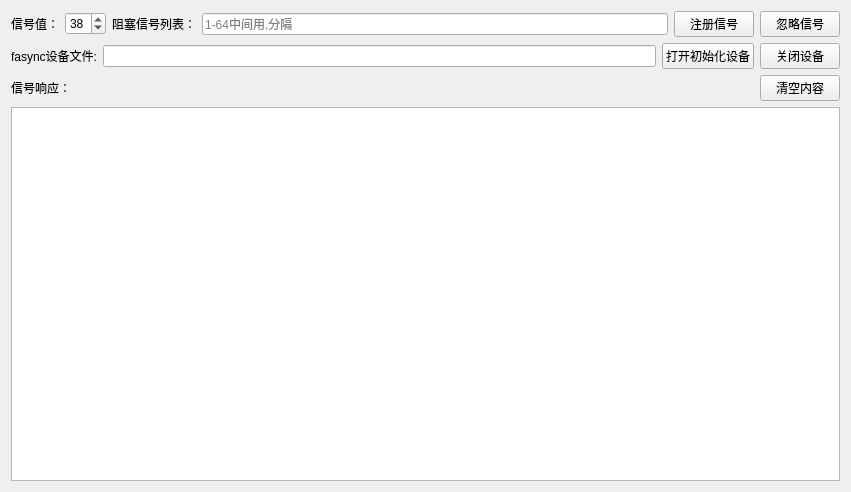
<?xml version="1.0" encoding="UTF-8"?>
<ui version="4.0">
 <class>Widget</class>
 <widget class="QWidget" name="Widget">
  <property name="geometry">
   <rect>
    <x>0</x>
    <y>0</y>
    <width>851</width>
    <height>492</height>
   </rect>
  </property>
  <property name="windowTitle">
   <string>Form</string>
  </property>
  <layout class="QVBoxLayout" name="verticalLayout">
   <item>
    <layout class="QHBoxLayout" name="horizontalLayout_3">
     <item>
      <layout class="QHBoxLayout" name="horizontalLayout">
       <item>
        <widget class="QLabel" name="label">
         <property name="text">
          <string>信号值：</string>
         </property>
        </widget>
       </item>
       <item>
        <widget class="QSpinBox" name="sigNumSpinBox">
         <property name="minimum">
          <number>1</number>
         </property>
         <property name="maximum">
          <number>64</number>
         </property>
         <property name="value">
          <number>38</number>
         </property>
        </widget>
       </item>
      </layout>
     </item>
     <item>
      <layout class="QHBoxLayout" name="horizontalLayout_2">
       <item>
        <widget class="QLabel" name="label_2">
         <property name="text">
          <string>阻塞信号列表：</string>
         </property>
        </widget>
       </item>
       <item>
        <widget class="QLineEdit" name="saMaskLineEdit">
         <property name="placeholderText">
          <string>1-64中间用,分隔</string>
         </property>
        </widget>
       </item>
      </layout>
     </item>
     <item>
      <widget class="QPushButton" name="registerSIgBtn">
       <property name="text">
        <string>注册信号</string>
       </property>
      </widget>
     </item>
     <item>
      <widget class="QPushButton" name="ignoreSigBtn">
       <property name="text">
        <string>忽略信号</string>
       </property>
      </widget>
     </item>
    </layout>
   </item>
   <item>
    <layout class="QHBoxLayout" name="horizontalLayout_5">
     <item>
      <widget class="QLabel" name="label_4">
       <property name="text">
        <string>fasync设备文件:</string>
       </property>
      </widget>
     </item>
     <item>
      <widget class="QLineEdit" name="fasyncDeviceLineEdit">
       <property name="text">
        <string/>
       </property>
      </widget>
     </item>
     <item>
      <widget class="QPushButton" name="initFasyncDeviceBtn">
       <property name="text">
        <string>打开初始化设备</string>
       </property>
      </widget>
     </item>
     <item>
      <widget class="QPushButton" name="closeFasyncDeviceBtn">
       <property name="text">
        <string>关闭设备</string>
       </property>
      </widget>
     </item>
    </layout>
   </item>
   <item>
    <layout class="QHBoxLayout" name="horizontalLayout_4">
     <item>
      <widget class="QLabel" name="label_3">
       <property name="text">
        <string>信号响应：</string>
       </property>
      </widget>
     </item>
     <item>
      <spacer name="horizontalSpacer">
       <property name="orientation">
        <enum>Qt::Horizontal</enum>
       </property>
       <property name="sizeHint" stdset="0">
        <size>
         <width>40</width>
         <height>20</height>
        </size>
       </property>
      </spacer>
     </item>
     <item>
      <widget class="QPushButton" name="clearContentBtn">
       <property name="text">
        <string>清空内容</string>
       </property>
      </widget>
     </item>
    </layout>
   </item>
   <item>
    <widget class="QTextBrowser" name="textBrowser"/>
   </item>
  </layout>
 </widget>
 <resources/>
 <connections/>
</ui>
